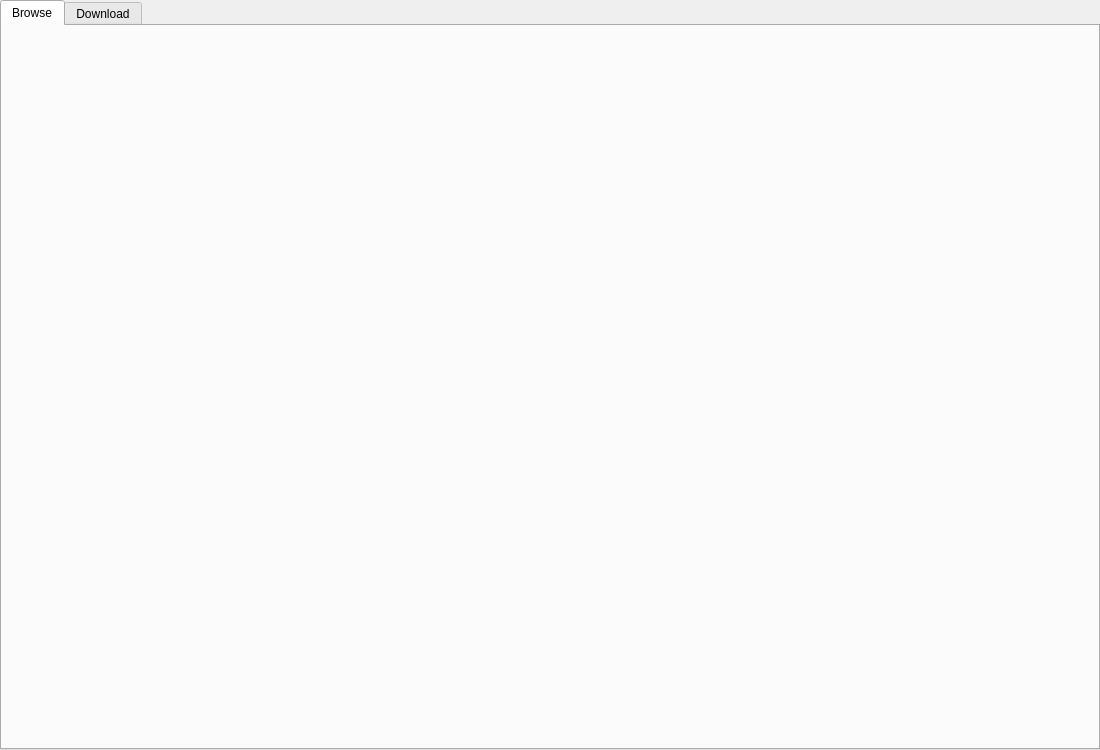
<?xml version="1.0" encoding="UTF-8"?>
<ui version="4.0">
 <class>MainWindow</class>
 <widget class="QWidget" name="MainWindow">
  <property name="geometry">
   <rect>
    <x>0</x>
    <y>0</y>
    <width>1100</width>
    <height>750</height>
   </rect>
  </property>
  <property name="windowTitle">
   <string>JableTV &amp; MissAV Downloader</string>
  </property>
  <layout class="QVBoxLayout" name="verticalLayout">
   <property name="spacing">
    <number>0</number>
   </property>
   <property name="leftMargin">
    <number>0</number>
   </property>
   <property name="topMargin">
    <number>0</number>
   </property>
   <property name="rightMargin">
    <number>0</number>
   </property>
   <property name="bottomMargin">
    <number>0</number>
   </property>
   <item>
    <widget class="QTabWidget" name="tabWidget">
     <property name="currentIndex">
      <number>2</number>
     </property>
     <widget class="QWidget" name="tabBrowse">
      <attribute name="title">
       <string>Browse</string>
      </attribute>
     </widget>
     <widget class="QWidget" name="tabDownload">
      <attribute name="title">
       <string>Download</string>
      </attribute>
     </widget>
    </widget>
   </item>
  </layout>
 </widget>
 <resources/>
 <connections/>
</ui>
